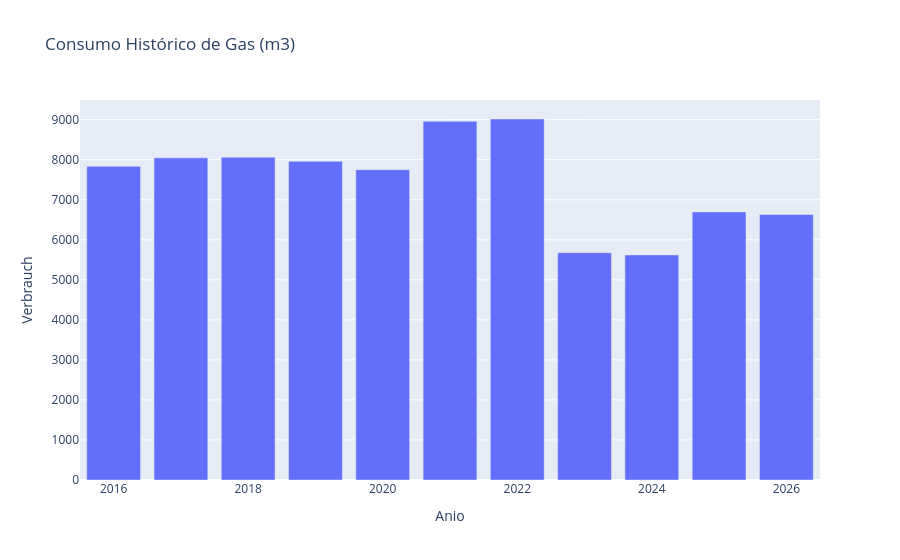

Notebook cell for this chart:
### Code cell
# Graficar consumo histórico
fig = px.bar(df_anual, x="Anio", y="Verbrauch", title="Consumo Histórico de Gas (m3)")
fig.show()

### Figure 1 — Plotly figure (JSON) as saved in the notebook; plotly's stock layout.template omitted (floating-point values rounded to 4 significant figures)
{"data": [{"hovertemplate": "Anio=%{x}<br>Verbrauch=%{y}<extra></extra>", "legendgroup": "", "marker": {"color": "#636efa", "pattern": {"shape": ""}}, "name": "", "orientation": "v", "showlegend": false, "textposition": "auto", "type": "bar", "x": [2016, 2017, 2018, 2019, 2020, 2021, 2022, 2023, 2024, 2025, 2026], "xaxis": "x", "y": [7834.0, 8047.0, 8060.0, 7961.0, 7751.0, 8960.0, 9017.0, 5678.0, 5623.0, 6697.0, 6631.0], "yaxis": "y"}], "layout": {"barmode": "relative", "legend": {"tracegroupgap": 0}, "title": {"text": "Consumo Histórico de Gas (m3)"}, "xaxis": {"anchor": "y", "domain": [0, 1], "title": {"text": "Anio"}}, "yaxis": {"anchor": "x", "domain": [0, 1], "title": {"text": "Verbrauch"}}}}
